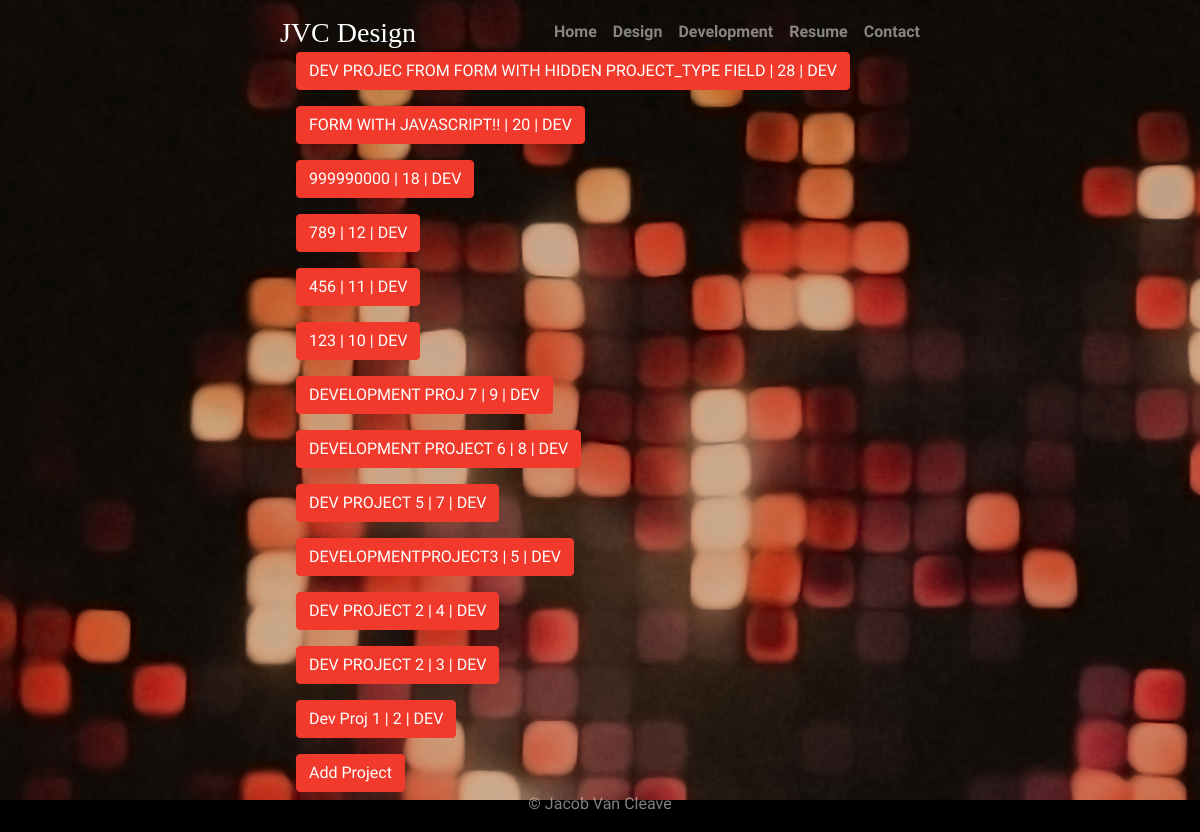
The app's page /portfolio/development_projects/ with its own data.
### jvc_portfolio/models.py (models this page shows, shortened)
class Project(models.Model):
    DESIGN = 'DES'
    DEVELOPMENT = 'DEV'
    PROJECT_TYPE = [
        (DESIGN, 'Design'),
        (DEVELOPMENT, 'Development'),
    ]
    title = models.CharField(max_length=200)
    created_on = models.DateTimeField(auto_now_add=True)
    project_type = models.CharField(max_length=3, choices=PROJECT_TYPE, default=DEVELOPMENT)
    image = models.ImageField(null=True, blank=True, upload_to="images/proj/")
    about = models.TextField()
    class Meta:
        ordering = ['-created_on']

### jvc_portfolio/views.py (the view, shortened to what this page needs)
# urls.py: path('development_projects/', views.DevelopmentProjectList.as_view(), name='dev_project_list'),
class DevelopmentProjectList(ListView):
    model = Project
    form_class = ProjectForm
    template_name = 'portfolio/development_list.html'
    def get_context_data(self, *args, **kwargs):
        context = super(DevelopmentProjectList, self).get_context_data(*args, **kwargs)
        dev_proj_list = Project.objects.filter(project_type='DEV')
        developments = Development.objects.all()
        context['dev_proj_list'] = dev_proj_list
        context['developments'] = developments
        context['form'] = ProjectForm
        return context

### jvc_portfolio/templates/portfolio/development_list.html (shortened to what this page needs)
{% extends "core/base.html" %}
{% block content %}
    {% for proj in dev_proj_list %}
        <p><a href="{% url 'dev_project_detail' proj.pk %}" class="btn btn-primary">{{ proj.title }}
        | {{ proj.pk }} | {{ proj.project_type }}</a></p>
    {% endfor %}
    <button id="addProject" class="btn btn-primary">Add Project</button>
{% endblock content %}

### static/css/style.css (style rules this page uses)
html, body { font-family: 'Open Sans Condensed', sans-serif; background-color: black; }
body { background-image: url("/static/img/jvcdesignsbg1.png"); }
.btn { -webkit-box-shadow: none !important; box-shadow: none !important; }
.btn-primary { background-color: #f13a2c; border-color: #f13a2c; }

### records on screen
Project: title "DEV PROJEC FROM FORM WITH HIDDEN PROJECT_TYPE FIELD", pk "28", project_type "DEV"
Project: title "FORM WITH JAVASCRIPT!!", pk "20", project_type "DEV"
Project: title "999990000", pk "18", project_type "DEV"
Project: title "789", pk "12", project_type "DEV"
Project: title "456", pk "11", project_type "DEV"
Project: title "123", pk "10", project_type "DEV"
Project: title "DEVELOPMENT PROJ 7", pk "9", project_type "DEV"
Project: title "DEVELOPMENT PROJECT 6", pk "8", project_type "DEV"
Project: title "DEV PROJECT 5", pk "7", project_type "DEV"
Project: title "DEVELOPMENTPROJECT3", pk "5", project_type "DEV"
Project: title "DEV PROJECT 2", pk "4", project_type "DEV"
Project: title "DEV PROJECT 2", pk "3", project_type "DEV"
Project: title "Dev Proj 1", pk "2", project_type "DEV"
